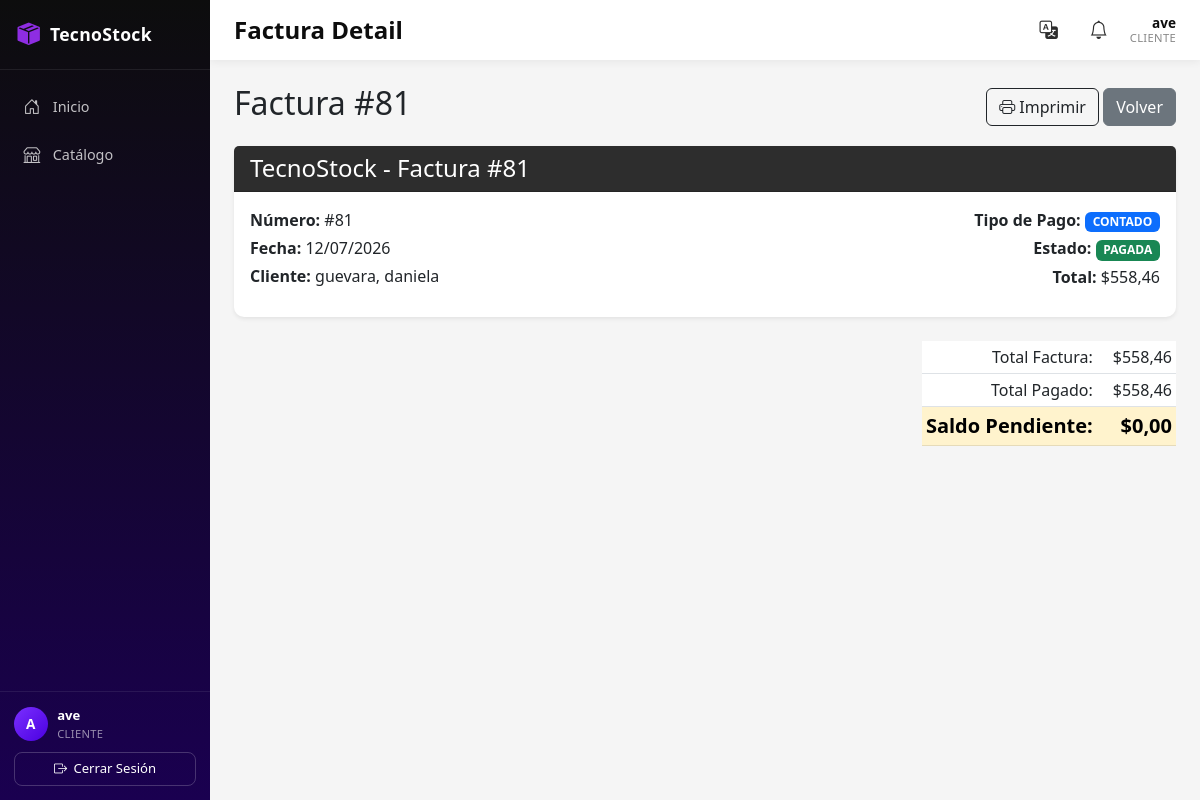
The page /creditos-ventas/facturas/81/detalle/ (signed in) on the database its author committed.
### billing/models.py (models this page shows, shortened)
class Invoice(models.Model):
    customer = models.ForeignKey(Customer, on_delete=models.PROTECT, related_name='invoices')
    invoice_date = models.DateTimeField(auto_now_add=True)
    subtotal = models.DecimalField(max_digits=12, decimal_places=2, default=0)
    tax = models.DecimalField(max_digits=12, decimal_places=2, default=0)
    total = models.DecimalField(max_digits=12, decimal_places=2, default=0)
    subtotal_iva = models.DecimalField(max_digits=12, decimal_places=2, default=0, verbose_name='Subtotal gravado (IVA)')
    subtotal_0 = models.DecimalField(max_digits=12, decimal_places=2, default=0, verbose_name='Subtotal tarifa 0%')
    iva_amount = models.DecimalField(max_digits=12, decimal_places=2, default=0, verbose_name='IVA 15%')
    is_active = models.BooleanField(default=True)
    tipo_pago = models.CharField(
        max_length=10,
        choices=[("CONTADO", "CONTADO"), ("CREDITO", "CREDITO")],
        default="CONTADO"
    )
    saldo = models.DecimalField(max_digits=10, decimal_places=2, default=0)
    estado = models.CharField(
        max_length=15,
        choices=[("PENDIENTE", "PENDIENTE"), ("PAGADA", "PAGADA")],
        default="PENDIENTE"
    )
    class Meta: ordering = ['-invoice_date']

class Customer(models.Model):
    dni = models.CharField(max_length=13, unique=True, verbose_name='DNI/RUC', validators=[validate_cedula_ec])
    first_name = models.CharField(max_length=100)
    last_name = models.CharField(max_length=100)
    email = models.EmailField(blank=True, null=True)
    phone = models.CharField(max_length=20, blank=True, null=True)
    address = models.TextField(blank=True, null=True)
    is_active = models.BooleanField(default=True)
    created_at = models.DateTimeField(auto_now_add=True)
    updated_at = models.DateTimeField(auto_now=True)
    class Meta:
        ordering = ['last_name', 'first_name']
    def __str__(self): return f'{self.last_name}, {self.first_name}'

### creditos_ventas/views.py (the view)
# urls.py: path('facturas/<int:pk>/detalle/', views.FacturaVentaDetailView.as_view(), name='factura_detail'),
class FacturaVentaDetailView(LoginRequiredMixin, DetailView):
    model = Invoice
    template_name = 'creditos_ventas/factura_detail.html'
    def get_context_data(self, **kwargs):
        context = super().get_context_data(**kwargs)
        context['cuotas'] = self.object.cuotas.all().order_by('numero')
        context['total_pagado'] = self.object.total - self.object.saldo
        return context

### billing/context_processors.py (called while the page is built)
def notifications_processor(request):
    if request.user.is_authenticated:
        from .views import get_notifications, get_unread_notifications_count
        notifications = get_notifications(request.user)
        return {
            'notifications': notifications,
            'notifications_count': get_unread_notifications_count(request.user, request),
        }
    return {'notifications': [], 'notifications_count': 0}

### billing/views.py (called while the page is built, shortened)
def get_notifications(user):
    notifications = []
    is_admin = user.is_superuser or user.groups.filter(name='Administrador').exists()
    is_vendedor = user.groups.filter(name='Vendedor').exists()
    is_analista = user.groups.filter(name='Analista de Compras').exists()
    if not (is_admin or is_vendedor or is_analista):
        return notifications

def get_unread_notifications_count(user, request):
    notifications = get_notifications(user)
    leidas = set(request.session.get('notif_leidas', []))
    return sum(1 for n in notifications if _notification_key(n) not in leidas)

### security/templatetags/security_tags.py (called while the page is built)
@register.filter(name='has_group')
def has_group(user, group_name):
    if not user.is_authenticated:
        return False
    if user.is_superuser:      # el superusuario ve todo
        return True
    return user.groups.filter(name=group_name).exists()

@register.filter(name='humanize_slug')
def humanize_slug(value):
    if not value:
        return ''
    return value.replace('_', ' ').replace('-', ' ').title()

### shop/context_processors.py (called while the page is built)
def cart(request):
    items = request.session.get('cart', {})
    count = sum(item.get('quantity', 0) for item in items.values())
    return {'cart_items_count': count}

### creditos_ventas/templates/creditos_ventas/factura_detail.html (shortened to what this page needs)
{% extends 'billing/base.html' %}
{% block content %}
<div id="factura-detalle">
  <div class="d-flex justify-content-between align-items-center mb-3 no-print">
    <h2>Factura #{{ invoice.pk }}</h2>
    <div>
      <button type="button" class="btn btn-outline-dark" onclick="window.print()">
        <i class="bi bi-printer"></i> Imprimir
      </button>
      <a href="{% url 'creditos_ventas:factura_list' %}" class="btn btn-secondary">Volver</a>
    </div>
  </div>
  <div class="card shadow-sm mb-4">
    <div class="card-header bg-dark text-white">
      <h4 class="mb-0">TecnoStock - Factura #{{ invoice.pk }}</h4>
    </div>
    <div class="card-body">
      <div class="row mb-2">
        <div class="col-md-6">
          <p class="mb-1"><strong>Número:</strong> #{{ invoice.pk }}</p>
          <p class="mb-1"><strong>Fecha:</strong> {{ invoice.invoice_date|date:"d/m/Y" }}</p>
          <p class="mb-1"><strong>Cliente:</strong> {{ invoice.customer }}</p>
        </div>
        <div class="col-md-6 text-md-end">
          <p class="mb-1">
            <strong>Tipo de Pago:</strong>
            {% if invoice.tipo_pago == 'CONTADO' %}
              <span class="badge bg-primary">CONTADO</span>
            {% else %}
              <span class="badge" style="background-color:#fd7e14;">CREDITO</span>
            {% endif %}
          </p>
          <p class="mb-1">
            <strong>Estado:</strong>
            {% if invoice.estado == 'PAGADA' %}
              <span class="badge bg-success">PAGADA</span>
            {% else %}
              <span class="badge bg-warning text-dark">PENDIENTE</span>
            {% endif %}
          </p>
          <p class="mb-1"><strong>Total:</strong> ${{ invoice.total }}</p>
        </div>
      </div>
    </div>
  </div>
  <div class="d-flex justify-content-end">
    <table class="table table-sm w-auto">
      <tbody>
        <tr>
          <td class="text-end pe-3">Total Factura:</td>
          <td class="text-end">${{ invoice.total }}</td>
        </tr>
        <tr>
          <td class="text-end pe-3">Total Pagado:</td>
          <td class="text-end">${{ total_pagado }}</td>
        </tr>
        <tr class="table-warning fw-bold fs-5">
          <td class="text-end pe-3">Saldo Pendiente:</td>
          <td class="text-end">${{ invoice.saldo }}</td>
        </tr>
      </tbody>
    </table>
  </div>
</div>
{% endblock %}

### billing/templates/billing/base.html (shortened to what this page needs)
{% load security_tags %}
{% load static %}
{% load i18n %}
{% get_current_language as CURRENT_LANGUAGE %}
<!DOCTYPE html>
<html lang="{{ CURRENT_LANGUAGE }}">
<head>
  <link href="https://cdn.jsdelivr.net/npm/bootstrap@5.3.0/dist/css/bootstrap.min.css" rel="stylesheet">
  <link href="https://cdn.jsdelivr.net/npm/bootstrap-icons@1.11.3/font/bootstrap-icons.css" rel="stylesheet">
  <link href="{% static 'css/theme.css' %}" rel="stylesheet">
</head>
<body>
{% url 'shop:catalog' as catalog_url %}
{% url 'billing:brand_list' as brand_list_url %}
{% url 'billing:productgroup_list' as productgroup_list_url %}
{% url 'billing:supplier_list' as supplier_list_url %}
{% url 'billing:product_list' as product_list_url %}
{% url 'billing:customer_list' as customer_list_url %}
{% url 'billing:invoice_list' as invoice_list_url %}
{% url 'creditos_ventas:factura_list' as factura_list_url %}
{% url 'purchasing:purchase_list' as purchase_list_url %}
{% url 'creditos_compras:compra_list' as compra_list_url %}
{% url 'security:user_list' as user_list_url %}
{% url 'security:group_list' as group_list_url %}
{% url 'security:permission_list' as permission_list_url %}
<aside class="sidebar" id="sidebar">
  <a class="sidebar-brand" href="{% url 'billing:home' %}">
    <i class="bi bi-box-seam-fill"></i>
    <span>TecnoStock</span>
  </a>
  <nav class="sidebar-nav">
    <ul class="sidebar-menu">
      <li>
        <a class="sidebar-link {% if request.path == '/' %}active{% endif %}" href="{% url 'billing:home' %}">
          <i class="bi bi-house-door"></i><span>{% trans "Inicio" %}</span>
        </a>
      </li>
      <li>
        <a class="sidebar-link {% if request.path == catalog_url %}active{% endif %}" href="{{ catalog_url }}">
          <i class="bi bi-shop"></i><span>{% trans "Catálogo" %}</span>
        </a>
      </li>
    </ul>
  </nav>
  <div class="sidebar-footer">
    {% if user.is_authenticated %}
    <div class="sidebar-user">
      <div class="sidebar-avatar">{{ user.username|slice:":1"|upper }}</div>
      <div class="sidebar-user-info">
        <div class="sidebar-user-name">{{ user.first_name|default:user.username }}</div>
        <div class="sidebar-user-role">
          {% if user.is_superuser %}Administrador
          {% elif user.groups.first %}{{ user.groups.first.name }}
          {% else %}Sin rol{% endif %}
        </div>
      </div>
    </div>
    <form method="post" action="{% url 'logout' %}">
      <button type="submit" class="sidebar-logout-btn">
        <i class="bi bi-box-arrow-right"></i> {% trans "Cerrar Sesión" %}
      </button>
    </form>
    {% else %}
    <a href="{% url 'security:login' %}" class="sidebar-link"><i class="bi bi-box-arrow-in-right"></i><span>Login</span></a>
    <a href="{% url 'security:register' %}" class="sidebar-link"><i class="bi bi-person-plus"></i><span>Sign Up</span></a>
    {% endif %}
  </div>
</aside>
<div class="main-wrapper" id="mainWrapper">
  <header class="topbar">
    <h4 class="topbar-title">{% block page_title %}{{ request.resolver_match.url_name|default:"dashboard"|humanize_slug }}{% endblock %}</h4>
    <div class="topbar-actions">
      <div class="dropdown">
        <button class="topbar-icon-btn dropdown-toggle" type="button" data-bs-toggle="dropdown" aria-expanded="false" title="Idioma">
          <i class="bi bi-translate"></i>
        </button>
      </div>
      <div class="dropdown">
        <button id="notificaciones-btn" class="topbar-icon-btn position-relative dropdown-toggle" type="button" data-bs-toggle="dropdown" aria-expanded="false" title="Notificaciones">
          <i class="bi bi-bell"></i>
        </button>
      </div>
      {% if user.is_authenticated %}
      <div class="topbar-user d-none d-sm-block">
        <div class="topbar-user-name">{{ user.first_name|default:user.username }}</div>
        <div class="topbar-user-role">
          {% if user.is_superuser %}Administrador
          {% elif user.groups.first %}{{ user.groups.first.name }}
          {% else %}Sin rol{% endif %}
        </div>
      </div>
      {% endif %}
    </div>
  </header>
  <main class="main-content">
    {% block content %}{% endblock %}
  </main>
</div>
</body>
</html>

### static/css/theme.css (style rules this page uses)
:root { --primary: #4A00E0; --secondary: #8E2DE2; --dark: #0D0D0D; --gray: #2D2D2D; --gray-light: #F5F5F5; --white: #FFFFFF; --accent: #7B2FFF; --primary-dark: #350099; }
body { background-color: var(--gray-light); }
* { outline: none !important; }
.sidebar { position: fixed; top: 0; left: 0; bottom: 0; width: 210px; background: linear-gradient(180deg, #0D0D0D 0%, #1a0050 100%); display: flex; flex-direction: column; z-index: 1050; transition: transform .3s ease; }
.sidebar-brand { display: flex; align-items: center; gap: .6rem; padding: 1.1rem 1.1rem; color: var(--white); font-weight: 700; font-size: 1.1rem; letter-spacing: .3px; text-decoration: none; border-bottom: 1px solid rgba(255, 255, 255, .08); }
.sidebar-brand i { font-size: 1.4rem; color: var(--secondary); }
.sidebar-nav { flex: 1 1 auto; overflow-y: auto; padding: .75rem 0; }
.sidebar-menu { list-style: none; margin: 0; padding: 0; }
.sidebar-link { display: flex; align-items: center; gap: .7rem; padding: .65rem .9rem; margin: 2px 8px; border-radius: 8px; color: rgba(255, 255, 255, .75); text-decoration: none; font-size: .9rem; transition: background-color .2s ease, color .2s ease, padding-left .2s ease; }
.sidebar-link i:first-child { font-size: 1.05rem; width: 1.2rem; text-align: center; flex-shrink: 0; }
.sidebar-footer { border-top: 1px solid rgba(255, 255, 255, .08); padding: .85rem; }
.sidebar-user { display: flex; align-items: center; gap: .6rem; margin-bottom: .6rem; }
.sidebar-avatar { width: 34px; height: 34px; flex-shrink: 0; border-radius: 50%; background: linear-gradient(135deg, var(--accent), var(--primary)); color: var(--white); display: flex; align-items: center; justify-content: center; font-weight: 700; font-size: .85rem; }
.sidebar-user-info { min-width: 0; }
.sidebar-user-name { color: var(--white); font-size: .82rem; font-weight: 600; white-space: nowrap; overflow: hidden; text-overflow: ellipsis; }
.sidebar-user-role { color: rgba(255, 255, 255, .55); font-size: .7rem; text-transform: uppercase; letter-spacing: .03em; }
.sidebar-logout-btn { width: 100%; display: flex; align-items: center; justify-content: center; gap: .4rem; background: transparent; border: 1px solid rgba(255, 255, 255, .2); color: var(--white); border-radius: 8px; padding: .4rem; font-size: .82rem; transition: background-color .2s ease, border-color .2s ease; }
.main-wrapper { margin-left: 210px; min-height: 100vh; display: flex; flex-direction: column; transition: margin-left .3s ease; }
.topbar { height: 60px; flex-shrink: 0; background: var(--white); box-shadow: 0 2px 8px rgba(0, 0, 0, .06); display: flex; align-items: center; justify-content: space-between; padding: 0 1.5rem; position: sticky; top: 0; z-index: 900; }
.topbar-title { margin: 0; font-weight: 700; color: var(--dark); text-transform: capitalize; }
.topbar-actions { display: flex; align-items: center; gap: .75rem; }
.topbar-icon-btn { background: none; border: none; color: var(--gray); font-size: 1.15rem; width: 38px; height: 38px; border-radius: 50%; display: flex; align-items: center; justify-content: center; transition: background-color .2s ease, color .2s ease; }
.topbar-icon-btn::after { display: none; }
.topbar-user { text-align: right; line-height: 1.2; }
.topbar-user-name { font-size: .85rem; font-weight: 600; color: var(--dark); }
.topbar-user-role { font-size: .7rem; color: #888; text-transform: uppercase; letter-spacing: .03em; }
.main-content { flex: 1 1 auto; padding: 1.5rem; }
.card { box-shadow: 0 2px 8px rgba(74, 0, 224, 0.15); border: none; border-radius: 10px; }
.table thead.table-dark, .card-header.bg-dark { background-color: var(--gray) !important; }

### rows shown on the page
Invoice: pk "81", invoice_date "12/07/2026", customer "guevara, daniela", total "558,46", saldo "0,00"

### other values the page prints
{{ user.username|slice:":1"|upper }} "A"
{{ user.first_name|default:user.username }} "ave"
{{ user.groups.first.name }} "CLIENTE"
{{ request.resolver_match.url_name|default:"dashboard"|humanize_slug }} "Factura Detail"
{{ total_pagado }} "558,46"
